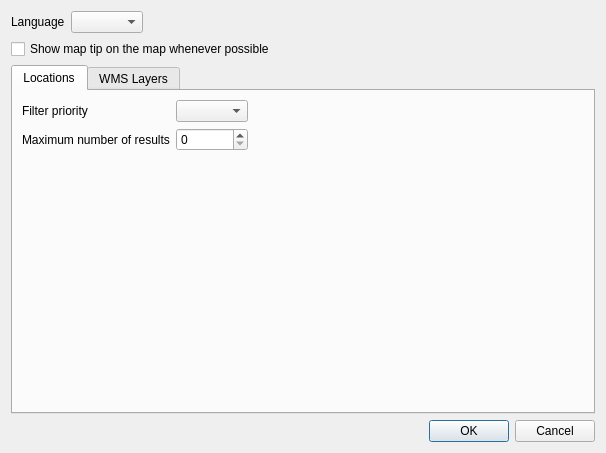
<?xml version="1.0" encoding="UTF-8"?>
<ui version="4.0">
 <class>Config</class>
 <widget class="QDialog" name="Config">
  <property name="geometry">
   <rect>
    <x>0</x>
    <y>0</y>
    <width>606</width>
    <height>453</height>
   </rect>
  </property>
  <property name="windowTitle">
   <string>NW OW locator filter configuration</string>
  </property>
  <layout class="QGridLayout" name="gridLayout">
   <item row="1" column="0" colspan="3">
    <widget class="QCheckBox" name="show_map_tip">
     <property name="text">
      <string>Show map tip on the map whenever possible</string>
     </property>
    </widget>
   </item>
   <item row="3" column="0" colspan="3">
    <widget class="QTabWidget" name="tabWidget">
     <property name="currentIndex">
      <number>0</number>
     </property>
     <widget class="QWidget" name="locations">
      <attribute name="title">
       <string>Locations</string>
      </attribute>
      <layout class="QGridLayout" name="gridLayout_5">
       <item row="0" column="0">
        <widget class="QLabel" name="label">
         <property name="text">
          <string>Filter priority</string>
         </property>
        </widget>
       </item>
       <item row="1" column="1">
        <widget class="QSpinBox" name="locations_limit"/>
       </item>
       <item row="0" column="1">
        <widget class="QComboBox" name="locations_priority"/>
       </item>
       <item row="1" column="0">
        <widget class="QLabel" name="label_8">
         <property name="text">
          <string>Maximum number of results</string>
         </property>
        </widget>
       </item>
       <item row="2" column="0">
        <spacer name="verticalSpacer_2">
         <property name="orientation">
          <enum>Qt::Vertical</enum>
         </property>
         <property name="sizeHint" stdset="0">
          <size>
           <width>20</width>
           <height>40</height>
          </size>
         </property>
        </spacer>
       </item>
       <item row="0" column="2">
        <spacer name="horizontalSpacer_4">
         <property name="orientation">
          <enum>Qt::Horizontal</enum>
         </property>
         <property name="sizeHint" stdset="0">
          <size>
           <width>40</width>
           <height>20</height>
          </size>
         </property>
        </spacer>
       </item>
      </layout>
     </widget>
     <widget class="QWidget" name="layers">
      <attribute name="title">
       <string>WMS Layers</string>
      </attribute>
      <layout class="QGridLayout" name="gridLayout_6">
       <item row="1" column="1">
        <widget class="QSpinBox" name="layers_limit"/>
       </item>
       <item row="2" column="0">
        <spacer name="verticalSpacer_3">
         <property name="orientation">
          <enum>Qt::Vertical</enum>
         </property>
         <property name="sizeHint" stdset="0">
          <size>
           <width>20</width>
           <height>40</height>
          </size>
         </property>
        </spacer>
       </item>
       <item row="0" column="0">
        <widget class="QLabel" name="label_6">
         <property name="text">
          <string>Filter priority</string>
         </property>
        </widget>
       </item>
       <item row="1" column="2">
        <spacer name="horizontalSpacer_3">
         <property name="orientation">
          <enum>Qt::Horizontal</enum>
         </property>
         <property name="sizeHint" stdset="0">
          <size>
           <width>40</width>
           <height>20</height>
          </size>
         </property>
        </spacer>
       </item>
       <item row="0" column="1">
        <widget class="QComboBox" name="layers_priority"/>
       </item>
       <item row="1" column="0">
        <widget class="QLabel" name="label_7">
         <property name="text">
          <string>Maximum number of results</string>
         </property>
        </widget>
       </item>
      </layout>
     </widget>
    </widget>
   </item>
   <item row="0" column="0">
    <widget class="QLabel" name="label_5">
     <property name="text">
      <string>Language</string>
     </property>
    </widget>
   </item>
   <item row="0" column="2">
    <spacer name="horizontalSpacer_5">
     <property name="orientation">
      <enum>Qt::Horizontal</enum>
     </property>
     <property name="sizeHint" stdset="0">
      <size>
       <width>40</width>
       <height>20</height>
      </size>
     </property>
    </spacer>
   </item>
   <item row="0" column="1">
    <widget class="QComboBox" name="lang"/>
   </item>
   <item row="4" column="2">
    <widget class="QDialogButtonBox" name="buttonBox">
     <property name="orientation">
      <enum>Qt::Horizontal</enum>
     </property>
     <property name="standardButtons">
      <set>QDialogButtonBox::Cancel|QDialogButtonBox::Ok</set>
     </property>
    </widget>
   </item>
  </layout>
 </widget>
 <resources/>
 <connections>
  <connection>
   <sender>buttonBox</sender>
   <signal>accepted()</signal>
   <receiver>Config</receiver>
   <slot>accept()</slot>
   <hints>
    <hint type="sourcelabel">
     <x>254</x>
     <y>419</y>
    </hint>
    <hint type="destinationlabel">
     <x>157</x>
     <y>274</y>
    </hint>
   </hints>
  </connection>
  <connection>
   <sender>buttonBox</sender>
   <signal>rejected()</signal>
   <receiver>Config</receiver>
   <slot>reject()</slot>
   <hints>
    <hint type="sourcelabel">
     <x>322</x>
     <y>419</y>
    </hint>
    <hint type="destinationlabel">
     <x>286</x>
     <y>274</y>
    </hint>
   </hints>
  </connection>
 </connections>
</ui>
